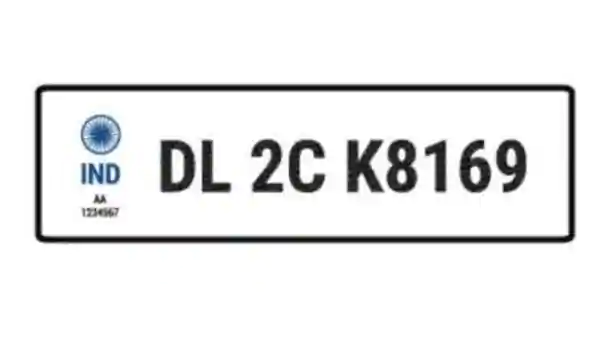
#> input picture plate.jpg, 600 x 337 px
$ python number_plate_otsu_thres.py
#> lines starting #> are read from the running program, lines starting #| are printed output that depends on the picture; after the words box and inside, x2 and y2 are one past the last pixel; in counts of white or black regions, pixels touching at a corner belong together
import cv2
img=cv2.imread("plate.jpg")
#> img is the input picture: shape (337, 600, 3); mean B, G, R 233.8, 233.5, 233.2
gray = cv2.cvtColor(img, cv2.COLOR_BGR2GRAY)
grayshow=cv2.imshow("GrayImage", gray)
cv2.waitKey(0)
#gaussian_blur=cv2.GaussianBlur(gray,(7,7),20)
#cv2.imshow("GAUSSIAN BLUR",gaussian_blur)
#cv2.waitKey(0)
value,otsu_thres=cv2.threshold (gray, 0, 255, cv2.THRESH_BINARY + cv2.THRESH_OTSU)
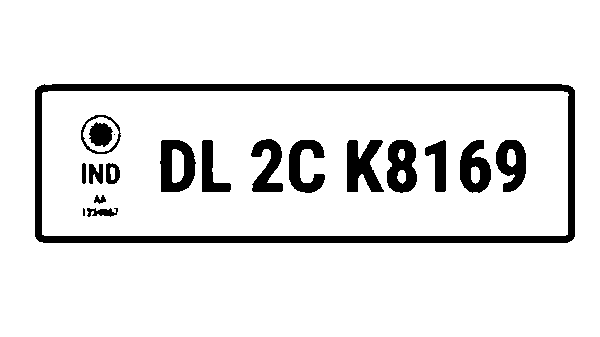
#> otsu_thres: shape (337, 600); 90.1% white; 19 black regions (2 under 20 px), largest, box (x1, y1, x2, y2) and area: (35, 84, 575, 243) 9506, (347, 140, 384, 192) 1257, (160, 140, 196, 192) 1238
#> value = 157
print("The Threshold value = {}".format(value))
#| The Threshold value = 157.0
cv2.imshow("OTSU THRESHOLD",otsu_thres)
cv2.waitKey(0)
cv2.imwrite("plate_otsu.jpg",otsu_thres)
